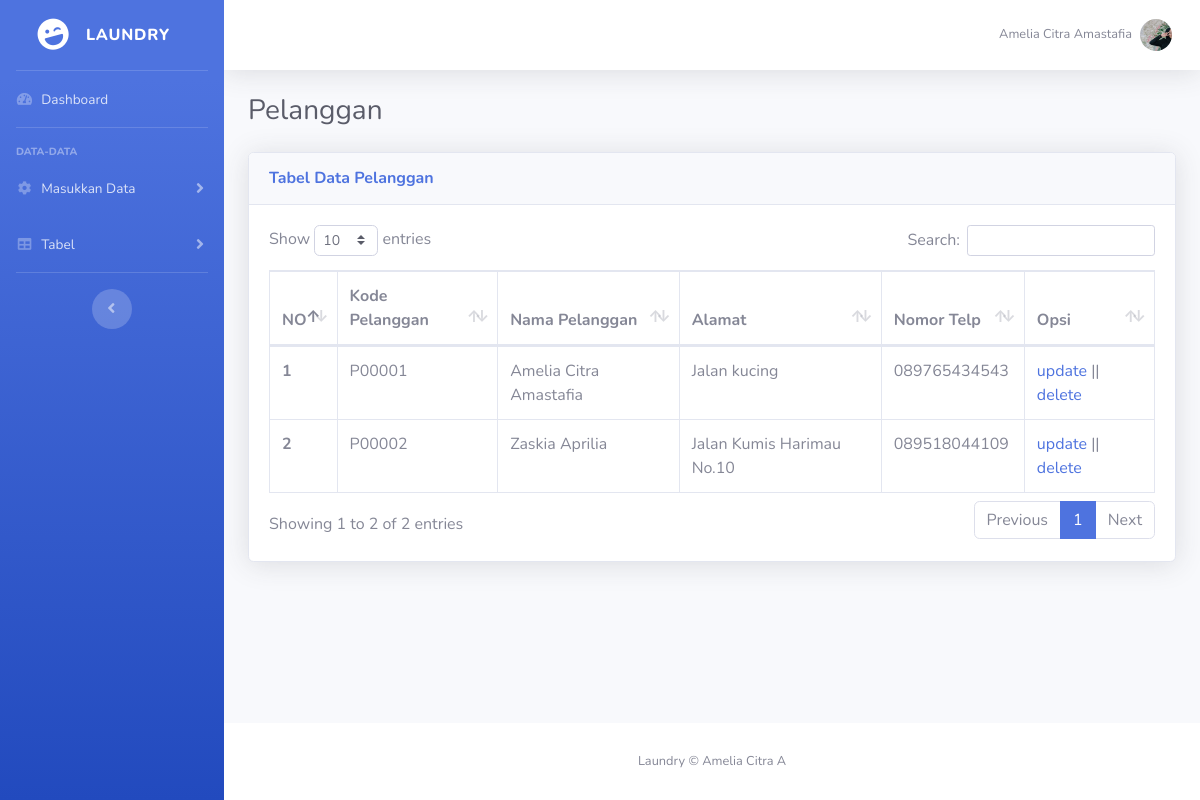
The app's page /pelanggan.php with its own data.
### tables this page shows
CREATE TABLE `pelanggan` (
  `kd_pelanggan` char(10) NOT NULL,
  `nama_pelanggan` varchar(30) NOT NULL,
  `alamat` text NOT NULL,
  `no_telp` varchar(16) NOT NULL
);

### pelanggan.php (the view, shortened to what this page needs)
<?php
 include 'koneksi.php';
?>
<!DOCTYPE html>
<html lang="en">
<head>
    <link href="vendor/fontawesome-free/css/all.min.css" rel="stylesheet" type="text/css">
    <link href="css/sb-admin-2.min.css" rel="stylesheet">
    <link href="vendor/datatables/dataTables.bootstrap4.min.css" rel="stylesheet">
</head>
<body id="page-top">
    <div id="wrapper">
        <ul class="navbar-nav bg-gradient-primary sidebar sidebar-dark accordion" id="accordionSidebar">
            <a class="sidebar-brand d-flex align-items-center justify-content-center" href="index.php">
                <div class="sidebar-brand-icon rotate-n-15">
                    <i class="fas fa-laugh-wink"></i>
                </div>
                <div class="sidebar-brand-text mx-3">Laundry <sup></sup></div>
            </a>
            <hr class="sidebar-divider my-0">
            <li class="nav-item">
                <a class="nav-link" href="index.php">
                    <i class="fas fa-fw fa-tachometer-alt"></i>
                    <span>Dashboard</span></a>
            </li>
            <hr class="sidebar-divider">
            <div class="sidebar-heading">
                Data-Data
            </div>
            <li class="nav-item">
                <a class="nav-link collapsed" href="#" data-toggle="collapse" data-target="#collapseTwo"
                    aria-expanded="true" aria-controls="collapseTwo">
                    <i class="fas fa-fw fa-cog"></i>
                    <span>Masukkan Data</span>
                </a>
            </li>
            <li class="nav-item">
                <a class="nav-link collapsed" href="#" data-toggle="collapse" data-target="#collapseUtilities"
                    aria-expanded="true" aria-controls="collapseUtilities">
                    <i class="fas fa-fw fa-table"></i>
                    <span>Tabel</span>
                </a>
            </li>
            <hr class="sidebar-divider d-none d-md-block">
            <div class="text-center d-none d-md-inline">
                <button class="rounded-circle border-0" id="sidebarToggle"></button>
            </div>
        </ul>
        <div id="content-wrapper" class="d-flex flex-column">
            <div id="content">
                <nav class="navbar navbar-expand navbar-light bg-white topbar mb-4 static-top shadow">
                    <ul class="navbar-nav ml-auto">
                        <li class="nav-item dropdown no-arrow">
                            <a class="nav-link dropdown-toggle" href="#" id="userDropdown" role="button"
                                data-toggle="dropdown" aria-haspopup="true" aria-expanded="false">
                                <span class="mr-2 d-none d-lg-inline text-gray-600 small">Amelia Citra Amastafia</span>
                                <img class="img-profile rounded-circle"
                                    src="img/image.png">
                            </a>
                        </li>
                    </ul>
                </nav>
                <div class="container-fluid">
                    <h1 class="h3 mb-2 text-gray-800">Pelanggan</h1>
                    <p class="mb-4"> <a target="_blank"></p>
                    <div class="card shadow mb-4">
                        <div class="card-header py-3">
                            <h6 class="m-0 font-weight-bold text-primary">Tabel Data Pelanggan</h6>
                        </div>
                        <div class="card-body">
                            <div class="table-responsive">
                                <table class="table table-bordered" id="dataTable" width="100%" cellspacing="0">
                                    <thead>
                                        <tr>
                                            <th> NO </th>
                                            <th> Kode Pelanggan</th>
                                            <th> Nama Pelanggan</th>
                                            <th> Alamat</th>
                                            <th> Nomor Telp</th>
                                            <th> Opsi </th>
                                            </tr></thead>
                                            <tbody>
                                                <?php
                                                $query = $_POST['query'];
                                                if($query !=''){
                                                $show_pelanggan = mysqli_query ($koneksi, "select * from pelanggan WHERE kd_pelanggan LIKE '%".$query."%' OR nama_pelanggan LIKE '%".$query."%' ");
                                                }else {
                                                $show_pelanggan = mysqli_query ($koneksi, "select * from pelanggan");
                                                }
                                                if(mysqli_num_rows($show_pelanggan)){
                                                $no=1;
                                                foreach ($show_pelanggan as $row)
                                                {
                                                echo "<tr>
                                                        <th> $no </th>
                                                        <td> ".$row['kd_pelanggan']."</td>
                                                        <td> ".$row['nama_pelanggan']."</td>
                                                        <td> ".$row['alamat']."</td>
                                                        <td> ".$row['no_telp']."</td>
                                                        <td>
                                                    <a href='formupdatepelanggan.php?kd_pelanggan=$row[kd_pelanggan]'> update
                                                    </a> ||
                                                    <a href='deletepelanggan.php?kd_pelanggan=$row[kd_pelanggan]'> delete </a>
                                                    </td>
                                                    </tr>";
                                                    $no++;
                                                    }
                                                    ?>
                                                <?php }else{
                                                echo '<tr><td colspan="5">Tidak ada data</td></tr>';
                                                } ?>
                                   </tbody>
                                </table>
                            </div>
                        </div>
                    </div>
                </div>
            </div>
            <footer class="sticky-footer bg-white">
                <div class="container my-auto">
                    <div class="copyright text-center my-auto">
                        <span>Laundry &copy; Amelia Citra A</span>
                    </div>
                </div>
            </footer>
        </div>
    </div>
</body>
</html>

### records on screen
pelanggan: kd_pelanggan "P00001", nama_pelanggan "Amelia Citra Amastafia", alamat "Jalan kucing", no_telp "089765434543"
pelanggan: kd_pelanggan "P00002", nama_pelanggan "Zaskia Aprilia", alamat "Jalan Kumis Harimau No.10", no_telp "089518044109"
